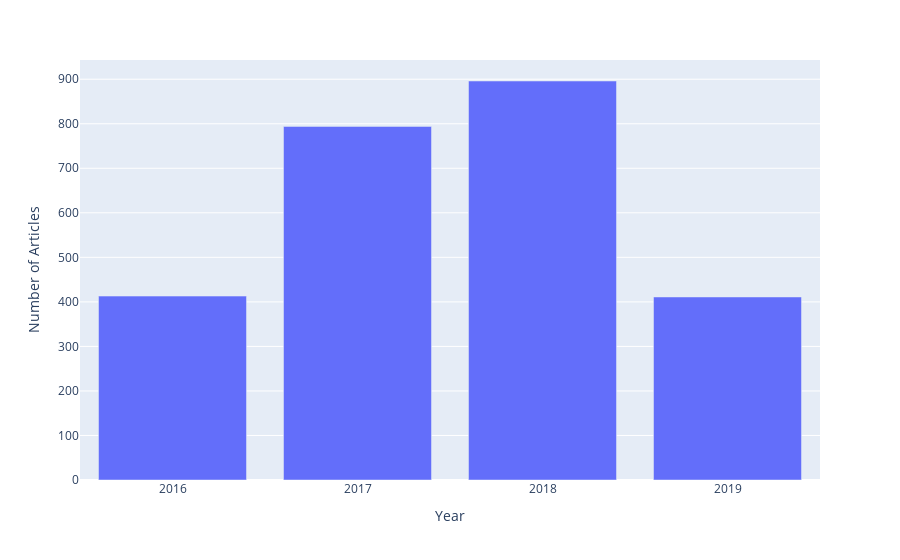

Source (notebook cell):
### Code cell
# checking how many years of data we have
articles_per_year = all_data_df.year.value_counts()
all_years = [2016,2017,2018,2019]
articles_per_year = articles_per_year.loc[all_years]
fig = px.bar(articles_per_year, x=articles_per_year.index, y=articles_per_year.values,)
fig.update_xaxes(type='category')
fig.update_xaxes(title_text='Year')
fig.update_yaxes(title_text='Number of Articles')
fig

### Figure 1 — Plotly figure (JSON) as saved in the notebook; plotly's stock layout.template omitted (floating-point values rounded to 4 significant figures)
{"data": [{"alignmentgroup": "True", "hovertemplate": "index=%{x}<br>y=%{y}<extra></extra>", "legendgroup": "", "marker": {"color": "#636efa"}, "name": "", "offsetgroup": "", "orientation": "v", "showlegend": false, "textposition": "auto", "type": "bar", "x": [2016, 2017, 2018, 2019], "xaxis": "x", "y": [413, 794, 896, 411], "yaxis": "y"}], "layout": {"autosize": true, "barmode": "relative", "legend": {"tracegroupgap": 0}, "margin": {"t": 60}, "xaxis": {"anchor": "y", "autorange": true, "domain": [0, 1], "range": [-0.5, 3.5], "title": {"text": "Year"}, "type": "category"}, "yaxis": {"anchor": "x", "autorange": true, "domain": [0, 1], "range": [0, 943.2], "title": {"text": "Number of Articles"}, "type": "linear"}}}
